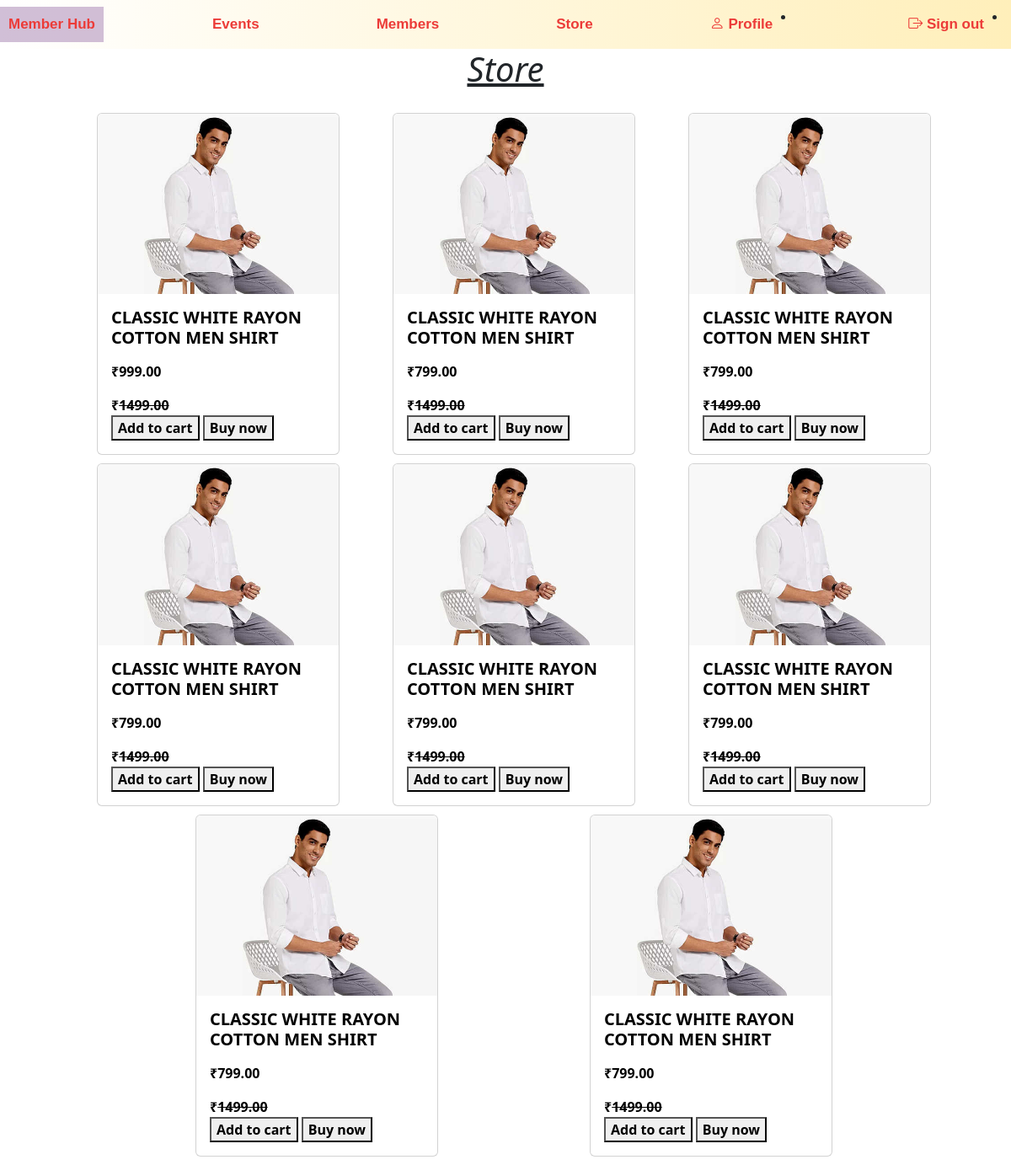
The page /store/store/ (signed in) on the database its author committed.
### store/models.py (models this page shows, shortened)
class Product(models.Model):
    class StatusChoice(models.IntegerChoices):
        DRAFT = 0, 'Draft'
        PUBLIC = 1, 'Public'
    status = models.IntegerField(choices=StatusChoice.choices, default=StatusChoice.DRAFT)
    title = models.CharField(max_length=100)
    image = models.ForeignKey(Image, blank=True, null=True,on_delete=models.SET_NULL)
    short_description = models.CharField(max_length=100)
    slug = models.URLField(max_length=100)
    category = models.ForeignKey(Category, null=True, on_delete=models.SET_NULL)
    active = models.BooleanField(default=True)
    created_at = models.DateTimeField(auto_now_add=True)
    last_modified = models.DateTimeField(auto_now_add=True)
    value = models.DecimalField(default=0.00, decimal_places=2, max_digits=10)
    discount_value = models.DecimalField(default=0.00, decimal_places=2, max_digits=10)
    final_value = models.DecimalField(default=0.00, decimal_places=2, max_digits=10)
    quantity = models.PositiveIntegerField(default=0)
    objects = models.Manager()
    broswer = ProductManager()
    class Meta:
        verbose_name_plural = 'Products'
    def tag_final_value(self):
        return f'{self.final_value} {CURRENCY}'
    tag_final_value.short_description = 'Value'

class Image(models.Model):
    image = models.ImageField(upload_to='product/images/')
    caption = models.CharField(max_length=100, blank=True, null=True)
    created_at = models.DateTimeField(auto_now_add=True)
    def __str__(self):
        return self.image.url

### store/views.py (the view)
# urls.py: path('store/', views.StorePage, name='store'),
def StorePage(request):
    data = Product.objects.all()
    return render(request,"store/store.html",{'data': data})

### templates/store/store.html (shortened to what this page needs)
{% extends 'layout/base.html' %}
{% load django_bootstrap5 %}
{% load static %}
  {% block content %}
   <div class="container">
    <div class="row">
      <h1 class="store">Store</h1>
      <div class="col-md-12" id="colmn">
        {% for item in data %}
          <div class="card" style="width: 18rem;" id="cd">
          <a href="#" class="clean-link">
            <img src="{{item.image}}" class="card-img-top" alt="...">
            <div class="card-body">
              <h5 class="card-title">{{item.title}}</h5>
              <p class="card-text rupees">{{item.final_value}}</p>
              <p class="card-text rupees"><s>{{item.value}}</s></p>
              <button id="add-to-cart" data-product-id="{{product.id}}"><a href="{% url 'cart' %}">Add to cart</a></button>
              <button><a href="{% url 'cart' %}">Buy now</a></button>
              </div>
          </a>
          </div>
          {% endfor %}
          </div>
            </div>
    </div>
  {% endblock content %}

### templates/store/store.html (style rules this page uses)
#colmn { display: flex; flex-direction: row; align-items: stretch; margin: 10px; justify-content: space-evenly; flex-wrap: wrap; }
#cd { margin-top: 10px; }
.card h5 { text-decoration: none; font-weight: 600; color: #000000; }
.card p { text-decoration: none; font-weight: 600; color: #000000; }
.card a { text-decoration: none; font-weight: 600; color: #000000; }
.store { text-align: center; margin-top: 3%; text-decoration: underline; font-style: italic; }
.card-text.rupees::before { content: "\20B9"; display: inline-block; }

### rows shown on the page
Product: image (picture), title "CLASSIC WHITE RAYON COTTON MEN SHIRT", final_value "999.00", value "1499.00"
Product: image (picture), title "CLASSIC WHITE RAYON COTTON MEN SHIRT", final_value "799.00", value "1499.00"
Product: image (picture), title "CLASSIC WHITE RAYON COTTON MEN SHIRT", final_value "799.00", value "1499.00"
Product: image (picture), title "CLASSIC WHITE RAYON COTTON MEN SHIRT", final_value "799.00", value "1499.00"
Product: image (picture), title "CLASSIC WHITE RAYON COTTON MEN SHIRT", final_value "799.00", value "1499.00"
Product: image (picture), title "CLASSIC WHITE RAYON COTTON MEN SHIRT", final_value "799.00", value "1499.00"
Product: image (picture), title "CLASSIC WHITE RAYON COTTON MEN SHIRT", final_value "799.00", value "1499.00"
Product: image (picture), title "CLASSIC WHITE RAYON COTTON MEN SHIRT", final_value "799.00", value "1499.00"
